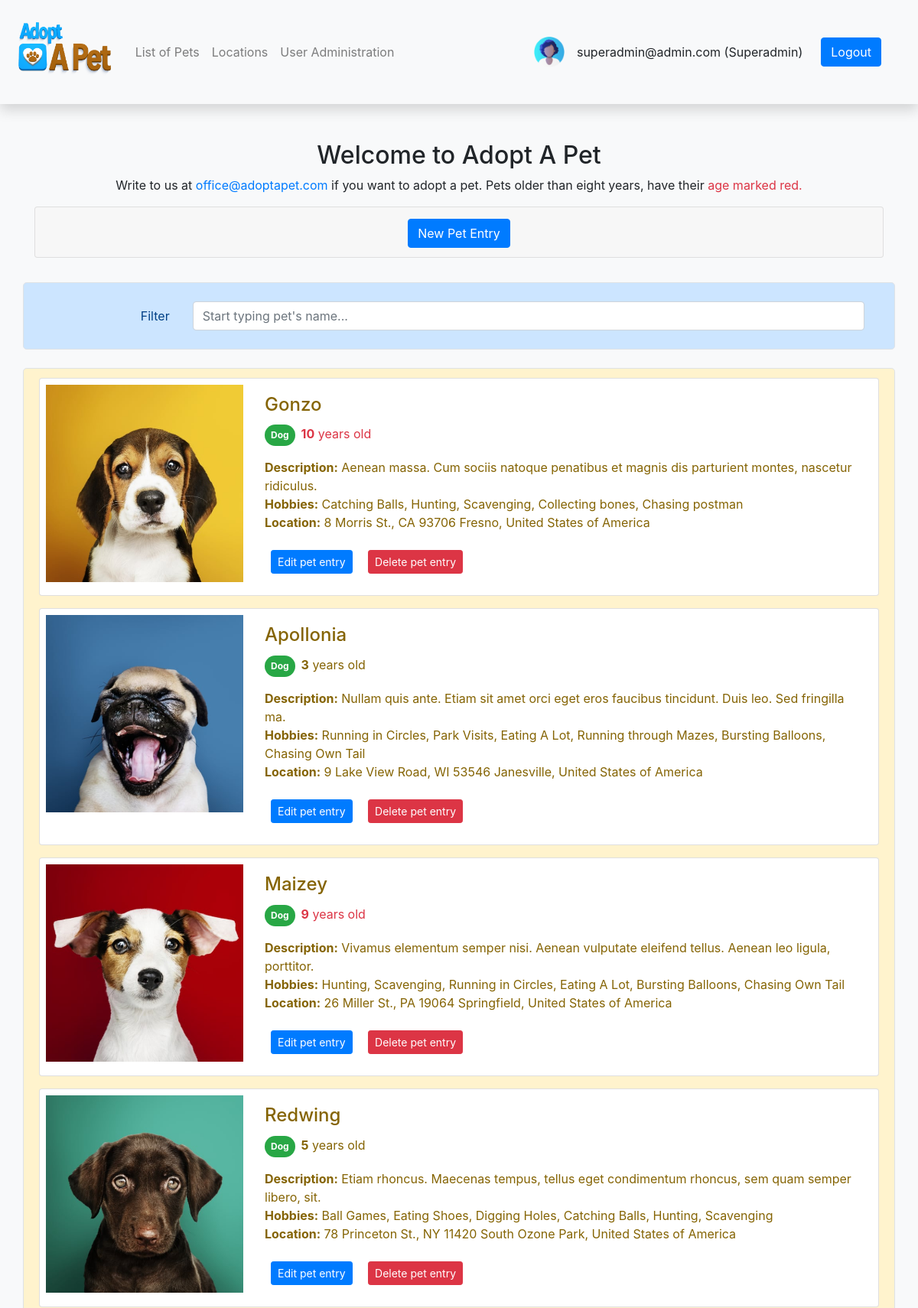
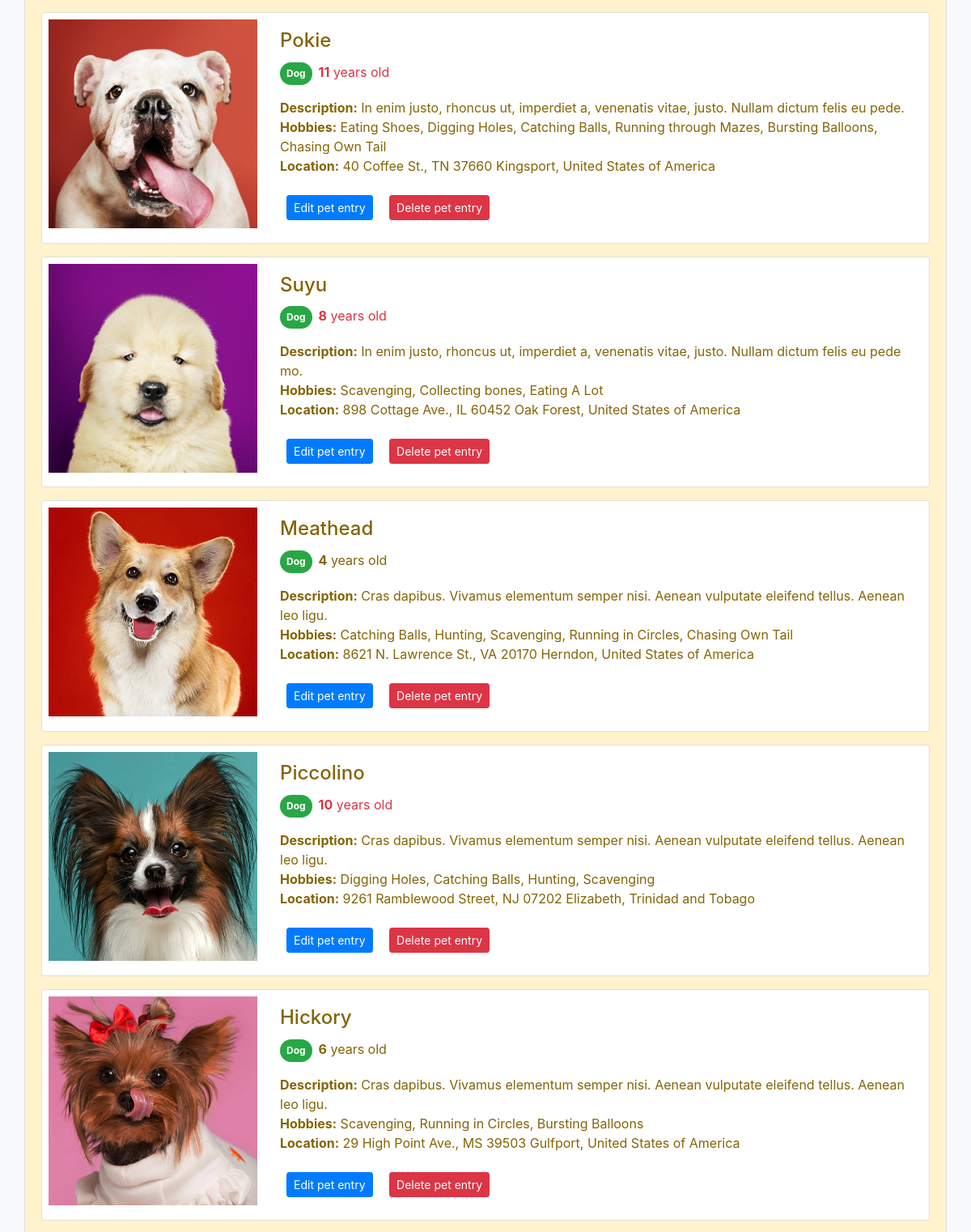
The app's page /home.php (signed in, upper part) with its own data (2 pictures, top to bottom).
### tables this page shows
CREATE TABLE `users` (
  `userId` int(11) NOT NULL,
  `userName` varchar(100) NOT NULL,
  `userEmail` varchar(100) NOT NULL,
  `userPass` varchar(100) NOT NULL,
  `userImage` varchar(100) DEFAULT NULL,
  `userType` enum('user','admin','superadmin') NOT NULL DEFAULT 'user'
);

CREATE TABLE `pets` (
  `petId` int(11) NOT NULL,
  `name` varchar(100) NOT NULL,
  `image` varchar(100) DEFAULT NULL,
  `type` varchar(100) DEFAULT NULL,
  `descriptions` varchar(200) DEFAULT NULL,
  `hobbies` varchar(200) DEFAULT NULL,
  `age` int(11) DEFAULT NULL,
  `location` int(11) NOT NULL
);

CREATE TABLE `locations` (
  `locationId` int(11) NOT NULL,
  `street` varchar(100) NOT NULL,
  `town` varchar(100) NOT NULL,
  `postalCode` varchar(100) NOT NULL,
  `country` int(11) NOT NULL
);

CREATE TABLE `countries` (
  `countryId` int(11) NOT NULL,
  `CountryName` text NOT NULL
);

### home.php (the view, shortened to what this page needs)
<?php
    require_once 'actions/db_connect.php';
    if(isset($_SESSION['user' ]) ) {
        $res=mysqli_query($connect, "SELECT * FROM users WHERE userId=".$_SESSION['user']);
    } elseif (isset($_SESSION['admin' ]) ) {
        $res=mysqli_query($connect, "SELECT * FROM users WHERE userId=".$_SESSION['admin']);
    } elseif (isset($_SESSION['superadmin' ]) ) {
        $res=mysqli_query($connect, "SELECT * FROM users WHERE userId=".$_SESSION['superadmin']);
    }
    $userRow=mysqli_fetch_array($res, MYSQLI_ASSOC);
?>
<!doctype html>
<html lang="en">
    <head>
        <link rel="stylesheet" href="css/bootstrap.min.css">
    </head>
    <body class="bg-light">
    <?php include('navbar.php'); ?>
    <div class="container">
        <h2 class="mt-5 text-center">Welcome to Adopt A Pet</h2>
        <p class="text-center">Write to us at <a href="mailto:office@adoptapet.com">office@adoptapet.com</a> if you want to adopt a pet. Pets older than eight years, have their <span class="text-danger">age marked red.</span></p>
        <?php
            if( isset($_SESSION['admin']) || isset($_SESSION['superadmin']) ) {
                printf('
                <div class="row">
                    <div class="col-12 text-center mb-2">
                        <div class="accordion" id="accordionExample">
                            <div class="card">
                                <div class="card-header" id="headingOne">
                                    <h2 class="mb-0">
                                        <button class="btn btn btn-primary" type="button" data-toggle="collapse" data-target="#collapseOne" aria-expanded="true" aria-controls="collapseOne">
                                            New Pet Entry
                                        </button>
                                    </h2>
                                </div>
                                <div id="collapseOne" class="collapse" aria-labelledby="headingOne" data-parent="#accordionExample">
                                    <div class="card-body">
                                        <div class="m-4 alert alert-primary">');
                printf('
                                        </div>
                                    </div>
                                </div>
                            </div>
                        </div>
                    </div>
                </div>
                ');
            }
        ?>
        <form id="livesearch">
            <div class="row my-4 alert alert-primary p-4 rounded-lg border">
                <label for="searchfield" class="col-sm-2 col-form-label text-right">Filter</label>
                <div class="col-sm-10">
                    <input class="form-control" id="searchfield" name="searchfield" type="text" value="" placeholder="Start typing pet's name..."/>
                </div>
            </div>
        </form>
        <div class="row mb-5 alert alert-warning pb-4 rounded-lg border" id="petsearch">
            <?php
                $sql = 'SELECT pets.petId, pets.name, pets.image, pets.type, pets.age, pets.descriptions, pets.hobbies, locations.street, locations.town, locations.postalCode, countries.CountryName FROM pets, locations, countries WHERE pets.location = locations.locationId AND locations.country = countries.countryId';
                $result = $connect->query($sql);
                if($result->num_rows > 0) {
                    while($row = mysqli_fetch_assoc($result)) {
                        printf('
                        <div class="card mb-3">
                        <div class="row no-gutters">
                          <div class="col-md-3">
                            <img src="%s" class="card-img p-2" alt="%s">
                          </div>
                          <div class="col-md-9">
                            <div class="card-body">
                                <h4 class="card-title">%s</h4>
                                <p class="card-text"><span class="badge badge-pill badge-success p-2 mr-2">%s</span>',
                                $row['image'], $row['name'], $row['name'], $row['type']);
                                if($row['age'] > 7) {
                                    printf('<span class="text-danger"><strong>%s</strong> years old</span></p>',
                                    $row['age']);
                                } else {
                                    printf('<strong>%s</strong> years old</p>',
                                    $row['age']);
                                }
                                printf('<p class="card-text"><strong>Description:</strong> %s<br/><strong>Hobbies:</strong> %s<br/><strong>Location:</strong> %s, %s %s, %s</p>'
                                , $row['descriptions'], $row['hobbies'], $row['street'], $row['postalCode'], $row['town'], $row['CountryName']);
                                if( isset($_SESSION['admin']) || isset($_SESSION['superadmin']) ) {
                                    printf('
                                    <p class="card-text">
                                        <a class="btn btn-primary btn-sm m-2" href="update.php?id=%s">Edit pet entry</a>
                                        <a class="btn btn-danger btn-sm m-2"  href="delete.php?id=%s">Delete pet entry</a>
                                    </p>', $row['petId'], $row['petId']);
                                } else {
                                    printf('
                                    <div class="alert alert-success" role="alert">
                                    To adopt <strong>%s</strong>, please send an email to <a href="mailto:office@adoptapet.com">office@adoptapet.com</a> with the name "%s" and ID "%s".
                                    </div>', $row['name'], $row['name'], $row['petId']);
                                }
                        printf('
                                    </div>
                                </div>
                            </div>
                        </div>');
                    }
                } else {
                    echo('<div class="alert alert-danger text-center" role="alert"><h3>No data in database</h3></div>');
                }
            ?>
        </div>
    </div>
  </body>
</html>

### navbar.php (shortened to what this page needs)
<nav class="navbar navbar-expand-lg navbar-light bg-light shadow p-4">
    <a href="index.php"><img src="assets/adopt-a-pet-logo/adopt-a-pet-logo.png" height="80" alt="Adopt A Pet" class="mr-4 navbar-brand h1" loading="lazy"></a>
    <div class="collapse navbar-collapse" id="navbarSupportedContent">
        <ul class="navbar-nav mr-auto">
            <?php
                if( isset($_SESSION['user']) || isset($_SESSION['admin']) || isset($_SESSION['superadmin']) ) {
                    echo('<li class="nav-item"><a class="nav-link" href="index.php">List of Pets</a></li>');
                }
            ?>
            <?php
                if( isset($_SESSION['admin']) || isset($_SESSION['superadmin']) ) {
                    echo('<li class="nav-item"><a class="nav-link" href="locations.php">Locations</a></li><li class="nav-item"><a class="nav-link" href="admin.php">User Administration</a></li>');
                }
            ?>
        </ul>
        <?php
                if( isset($_SESSION['user']) || isset($_SESSION['admin']) || isset($_SESSION['superadmin']) ) {
                    echo('<img src="'. $userRow['userImage' ] .'" height="40px" alt="'. $userRow['userEmail' ] .'" class="mx-3">'. $userRow['userEmail'] .' ('. ucfirst($userRow['userType' ]) .')<a class="btn btn-primary mx-4" href="logout.php?logout">Logout</a>');
                }
        ?>
    </div>
</nav>

### records on screen
users: userImage (picture), userEmail "superadmin@admin.com", userType "Superadmin"
pets: image (picture), name "Gonzo", type "Dog", age "10", descriptions "Aenean massa. Cum sociis natoque penatibus et magnis dis parturient montes, nascetur ridiculus.", hobbies "Catching Balls, Hunting, Scavenging, Collecting bones, Chasing postman", location.street "8 Morris St.", location.postalCode "CA 93706", location.town "Fresno", countries.CountryName "United States of America"
pets: image (picture), name "Apollonia", type "Dog", age "3", descriptions "Nullam quis ante. Etiam sit amet orci eget eros faucibus tincidunt. Duis leo. Sed fringilla ma.", hobbies "Running in Circles, Park Visits, Eating A Lot, Running through Mazes, Bursting Balloons, Chasing Own Tail", location.street "9 Lake View Road", location.postalCode "WI 53546", location.town "Janesville", countries.CountryName "United States of America"
pets: image (picture), name "Maizey", type "Dog", age "9", descriptions "Vivamus elementum semper nisi. Aenean vulputate eleifend tellus. Aenean leo ligula, porttitor.", hobbies "Hunting, Scavenging, Running in Circles, Eating A Lot, Bursting Balloons, Chasing Own Tail", location.street "26 Miller St.", location.postalCode "PA 19064", location.town "Springfield", countries.CountryName "United States of America"
pets: image (picture), name "Redwing", type "Dog", age "5", descriptions "Etiam rhoncus. Maecenas tempus, tellus eget condimentum rhoncus, sem quam semper libero, sit.", hobbies "Ball Games, Eating Shoes, Digging Holes, Catching Balls, Hunting, Scavenging", location.street "78 Princeton St.", location.postalCode "NY 11420", location.town "South Ozone Park", countries.CountryName "United States of America"
pets: image (picture), name "Pokie", type "Dog", age "11", descriptions "In enim justo, rhoncus ut, imperdiet a, venenatis vitae, justo. Nullam dictum felis eu pede.", hobbies "Eating Shoes, Digging Holes, Catching Balls, Running through Mazes, Bursting Balloons, Chasing Own Tail", location.street "40 Coffee St.", location.postalCode "TN 37660", location.town "Kingsport", countries.CountryName "United States of America"
pets: image (picture), name "Suyu", type "Dog", age "8", descriptions "In enim justo, rhoncus ut, imperdiet a, venenatis vitae, justo. Nullam dictum felis eu pede mo.", hobbies "Scavenging, Collecting bones, Eating A Lot", location.street "898 Cottage Ave.", location.postalCode "IL 60452", location.town "Oak Forest", countries.CountryName "United States of America"
pets: image (picture), name "Meathead", type "Dog", age "4", descriptions "Cras dapibus. Vivamus elementum semper nisi. Aenean vulputate eleifend tellus. Aenean leo ligu.", hobbies "Catching Balls, Hunting, Scavenging, Running in Circles, Chasing Own Tail", location.street "8621 N. Lawrence St.", location.postalCode "VA 20170", location.town "Herndon", countries.CountryName "United States of America"
pets: image (picture), name "Piccolino", type "Dog", age "10", descriptions "Cras dapibus. Vivamus elementum semper nisi. Aenean vulputate eleifend tellus. Aenean leo ligu.", hobbies "Digging Holes, Catching Balls, Hunting, Scavenging", location.street "9261 Ramblewood Street", location.postalCode "NJ 07202", location.town "Elizabeth", countries.CountryName "Trinidad and Tobago"
pets: image (picture), name "Hickory", type "Dog", age "6", descriptions "Cras dapibus. Vivamus elementum semper nisi. Aenean vulputate eleifend tellus. Aenean leo ligu.", hobbies "Scavenging, Running in Circles, Bursting Balloons", location.street "29 High Point Ave.", location.postalCode "MS 39503", location.town "Gulfport", countries.CountryName "United States of America"
